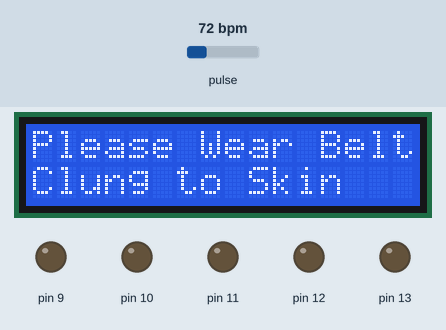
Simulated run of this sketch. Board: Arduino Uno, built with avr-gcc and run on an emulated ATmega328P. On the bench: 16×2 character LCD, output pins drawn as LEDs (lit = HIGH). Dashed ring = blinking. The inputs (shaded band) are chosen by the test bench; at power-on: pulse 72 bpm. What the sketch prints to the serial monitor is not drawn.

Above: at 2.1 s.
3.3 s: pulse set to 62 bpm
At 5.3 s:
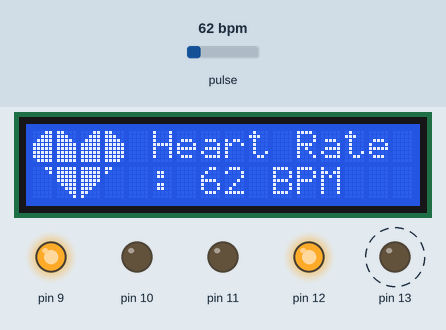
6.3 s: pulse set to 59 bpm
At 7.5 s:
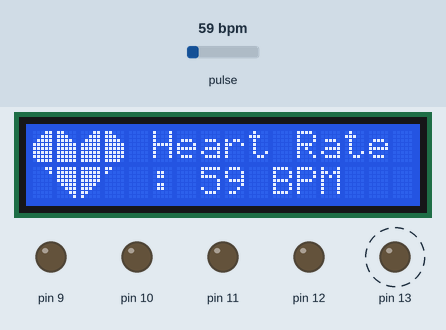
9.3 s: pulse set to 42 bpm
At 10.6 s:
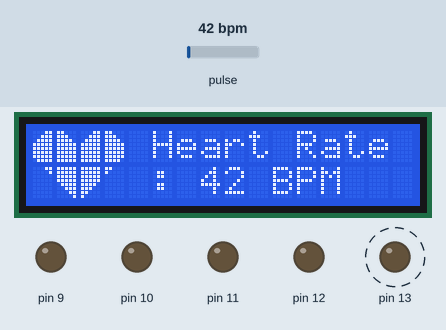
Timing chart, 0 to 18.3 s (numbered marks = the images above; inputs shaded):
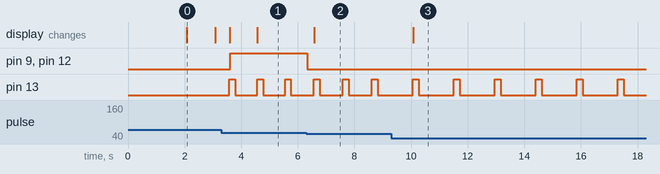

The sketch:

Arduino_Pulse_Sensor_Heart_Beat_Measurement.ino
```cpp
#define USE_ARDUINO_INTERRUPTS true //--> Set-up low-level interrupts for most acurate BPM math.
#include <PulseSensorPlayground.h> //--> Includes the PulseSensorPlayground Library.
#include <LiquidCrystal.h> //--> Includes the LiquidCrystal Library.

LiquidCrystal lcd(3, 4, 5, 6, 7, 8); //--> Initialize LiquidCrystal with "lcd". lcd(RS,E,D4,D5,D6,D7).

//----------------------------------------Variable Declaration
const int PulseWire = A5; //--> PulseSensor PURPLE WIRE connected to ANALOG PIN 0
const int LED_3 = 13; //--> LED to detect when the heart is beating. The LED is connected to PIN 3 on the Arduino UNO.
int Threshold = 550; //--> Determine which Signal to "count as a beat" and which to ignore.
                     //--> Use the "Gettting Started Project" to fine-tune Threshold Value beyond default setting.
                     //--> Otherwise leave the default "550" value.
//----------------------------------------

//----------------------------------------Draw "Heart" on LCD.
/*
                     heart4 heart5
                       ===   ===
                      ‖   ‖ ‖   ‖
              = 00011 11000 00011 11000 =                      11 11       11 11
             ‖  00111 11100 00111 11100  ‖                    111 111     111 111
             ‖  01111 11110 01111 11110  ‖                   1111 1111   1111 1111
             ‖  11111 11111 11111 11111  ‖                  11111 11111 11111 11111
      heart3 ‖  11111 11111 11111 11111  ‖ heart6           11111 11111 11111 11111
             ‖  11111 11111 11111 11111  ‖                  11111 11111 11111 11111
             ‖  11111 11111 11111 11111  ‖                  11111 11111 11111 11111
              = 01111 11111 11111 11110 =                    1111 11111 11111 1111
                                               ------->
              = 00011 11111 11111 11000 =                      11 11111 11111 11
             ‖  00001 11111 11111 10000  ‖                      1 11111 11111 1
             ‖  00000 11111 11111 00000  ‖                        11111 11111
      heart2 ‖  00000 11111 11111 00000  ‖ heart7                 11111 11111
             ‖  00000 01111 11110 00000  ‖                         1111 1111
             ‖  00000 00111 11100 00000  ‖                          111 111
             ‖  00000 00011 11000 00000  ‖                           11 11
              = 00000 00001 10000 00000 =                             1 1
                      ‖   ‖ ‖   ‖
                       ===   ===
                     heart1 heart8

*/

byte heart1[8] = {B11111, B11111, B11111, B11111, B01111, B00111, B00011, B00001};
byte heart2[8] = {B00011, B00001, B00000, B00000, B00000, B00000, B00000, B00000};
byte heart3[8] = {B00011, B00111, B01111, B11111, B11111, B11111, B11111, B01111};
byte heart4[8] = {B11000, B11100, B11110, B11111, B11111, B11111, B11111, B11111};
byte heart5[8] = {B00011, B00111, B01111, B11111, B11111, B11111, B11111, B11111};
byte heart6[8] = {B11000, B11100, B11110, B11111, B11111, B11111, B11111, B11110};
byte heart7[8] = {B11000, B10000, B00000, B00000, B00000, B00000, B00000, B00000};
byte heart8[8] = {B11111, B11111, B11111, B11111, B11110, B11100, B11000, B10000};
//----------------------------------------

int Instructions_view = 500; //--> Variable for waiting time to display instructions on LCD.

PulseSensorPlayground pulseSensor; //--> Creates an instance of the PulseSensorPlayground object called "pulseSensor"

//--------------------------------------------------------------------------------void setup
void setup() {

  pinMode(9, OUTPUT);
  pinMode(10, OUTPUT);
  pinMode(11, OUTPUT);
  pinMode(12, OUTPUT);

  Serial.begin(9600);//--> Set's up Serial Communication at certain speed.
  lcd.begin(16, 2); //--> Initializes the interface to the LCD screen, and specifies the dimensions (width and height) of the display

  //----------------------------------------Create a custom character (glyph) for use on the LCD
  lcd.createChar(1, heart1);
  lcd.createChar(2, heart2);
  lcd.createChar(3, heart3);
  lcd.createChar(4, heart4);
  lcd.createChar(5, heart5);
  lcd.createChar(6, heart6);
  lcd.createChar(7, heart7);
  lcd.createChar(8, heart8);
  //----------------------------------------

  lcd.setCursor(0,0);
  lcd.print(" HeartBeat Rate ");
  lcd.setCursor(0,1);
  lcd.print("   Monitoring   ");

  //----------------------------------------Configure the PulseSensor object, by assigning our variables to it.
  pulseSensor.analogInput(PulseWire);
  pulseSensor.blinkOnPulse(LED_3); //--> auto-magically blink Arduino's LED with heartbeat.
  pulseSensor.setThreshold(Threshold);
  //----------------------------------------

  //----------------------------------------Double-check the "pulseSensor" object was created and "began" seeing a signal.
  if (pulseSensor.begin()) {
    Serial.println("We created a pulseSensor Object !"); //--> This prints one time at Arduino power-up,  or on Arduino reset.
  }
  //----------------------------------------

  delay(2000);
  lcd.clear();
}
//--------------------------------------------------------------------------------

//--------------------------------------------------------------------------------void loop
void loop() {
  int myBPM = pulseSensor.getBeatsPerMinute(); //--> Calls function on our pulseSensor object that returns BPM as an "int". "myBPM" hold this BPM value now.

  //----------------------------------------Condition if the Sensor does not detect the heart rate / the sensor is not touched.
  if (Instructions_view < 500) {
    Instructions_view++;
  }

  if (Instructions_view > 499) {
    lcd.setCursor(0,0);
    lcd.print("Please Wear Belt");
    lcd.setCursor(0,1);
    lcd.print("Clung to Skin");
    delay(1000);
    lcd.clear();
    delay(500);
  }
  //----------------------------------------

  //----------------------------------------Constantly test to see if "a beat happened".
  if (pulseSensor.sawStartOfBeat()) { //--> If test is "true", then the following conditions will be executed.
    Serial.println("♥  A HeartBeat Happened ! "); //--> Print a message "a heartbeat happened".
    Serial.print("BPM: "); //--> Print phrase "BPM: "
    Serial.println(myBPM); //--> Print the value inside of myBPM.

    //----------------------------------------Displays a "Heart" shape on the LCD.
    lcd.setCursor(1,1);
    lcd.write(byte(1));
    lcd.setCursor(0,1);
    lcd.write(byte(2));
    lcd.setCursor(0,0);
    lcd.write(byte(3));
    lcd.setCursor(1,0);
    lcd.write(byte(4));
    lcd.setCursor(2,0);
    lcd.write(byte(5));
    lcd.setCursor(3,0);
    lcd.write(byte(6));
    lcd.setCursor(3,1);
    lcd.write(byte(7));
    lcd.setCursor(2,1);
    lcd.write(byte(8));
    //----------------------------------------

    //----------------------------------------Displays the BPM value on the LCD.
    lcd.setCursor(5,0);
    lcd.print("Heart Rate");
    lcd.setCursor(5,1);
    lcd.print(": ");
    lcd.print(myBPM);
    lcd.print(" ");
    lcd.print("BPM     ");

    Instructions_view = 0;
  }
  //----------------------------------------

  delay(20);

    if(myBPM >60)
    {
      digitalWrite(9, HIGH);
    digitalWrite(10, LOW);
    digitalWrite(11, LOW);
    digitalWrite(12, HIGH);
    digitalWrite(13, LOW);

      }
      if(myBPM <=60)
    {
      digitalWrite(9, LOW);
    digitalWrite(10, LOW);
    digitalWrite(11, LOW);
    digitalWrite(12, LOW);
    digitalWrite(13, HIGH);
    }
    //----------------------------------------
     //--> considered best practice in a simple sketch.
}
```

Measured:
- the behaviour switches between 61 and 60 bpm on pulse (found by bisection; images 1 and 2)
- after the input at 3.3 s, the display: first differs from a run without the input after 1.3 s (image 1)
- after the input at 6.3 s, pin 9, pin 12: HIGH → LOW at once; the display: changes after 0.27 s (image 2)
- after the input at 9.3 s, pin 13: alternates HIGH for 0.21 s and LOW for 1.2 s, starting after 0.76 s; the display: changes after 0.79 s (image 3)
- by itself, pin 13: alternates HIGH for 0.21 s and LOW for 0.81 s
- what the display in image 0 shows lasts 1.0 s, from 2.1 s to 3.1 s
